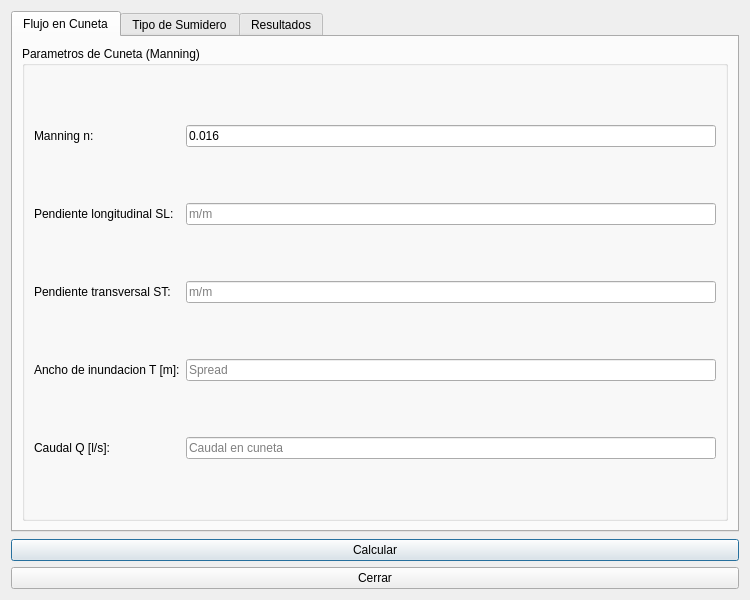
<?xml version="1.0" encoding="UTF-8"?>
<ui version="4.0">
 <class>dlg_mdu_inlet_design</class>
 <widget class="QDialog" name="dlg_mdu_inlet_design">
  <property name="geometry"><rect><x>0</x><y>0</y><width>750</width><height>600</height></rect></property>
  <property name="windowTitle"><string>Diseno de Sumideros (MDU)</string></property>
  <layout class="QVBoxLayout" name="main_layout">
   <item>
    <widget class="QTabWidget" name="mainTab">
     <widget class="QWidget" name="tab_gutter">
      <attribute name="title"><string>Flujo en Cuneta</string></attribute>
      <layout class="QVBoxLayout" name="gutter_layout">
       <item>
        <widget class="QGroupBox" name="grp_gutter">
         <property name="title"><string>Parametros de Cuneta (Manning)</string></property>
         <layout class="QGridLayout" name="grid_gutter">
          <item row="0" column="0"><widget class="QLabel" name="lbl_gutter_n"><property name="text"><string>Manning n:</string></property></widget></item>
          <item row="0" column="1"><widget class="QLineEdit" name="txt_gutter_n"><property name="text"><string>0.016</string></property></widget></item>
          <item row="1" column="0"><widget class="QLabel" name="lbl_long_slope"><property name="text"><string>Pendiente longitudinal SL:</string></property></widget></item>
          <item row="1" column="1"><widget class="QLineEdit" name="txt_long_slope"><property name="placeholderText"><string>m/m</string></property></widget></item>
          <item row="2" column="0"><widget class="QLabel" name="lbl_cross_slope"><property name="text"><string>Pendiente transversal ST:</string></property></widget></item>
          <item row="2" column="1"><widget class="QLineEdit" name="txt_cross_slope"><property name="placeholderText"><string>m/m</string></property></widget></item>
          <item row="3" column="0"><widget class="QLabel" name="lbl_gutter_width"><property name="text"><string>Ancho de inundacion T [m]:</string></property></widget></item>
          <item row="3" column="1"><widget class="QLineEdit" name="txt_gutter_width"><property name="placeholderText"><string>Spread</string></property></widget></item>
          <item row="4" column="0"><widget class="QLabel" name="lbl_flow_q"><property name="text"><string>Caudal Q [l/s]:</string></property></widget></item>
          <item row="4" column="1"><widget class="QLineEdit" name="txt_flow_q"><property name="placeholderText"><string>Caudal en cuneta</string></property></widget></item>
         </layout>
        </widget>
       </item>
      </layout>
     </widget>
     <widget class="QWidget" name="tab_inlet">
      <attribute name="title"><string>Tipo de Sumidero</string></attribute>
      <layout class="QVBoxLayout" name="inlet_layout">
       <item>
        <widget class="QGroupBox" name="grp_inlet_type">
         <property name="title"><string>Seleccion de Sumidero</string></property>
         <layout class="QGridLayout" name="grid_inlet">
          <item row="0" column="0"><widget class="QLabel" name="lbl_inlet_type"><property name="text"><string>Tipo:</string></property></widget></item>
          <item row="0" column="1"><widget class="QComboBox" name="cmb_inlet_type"/></item>
          <item row="1" column="0"><widget class="QLabel" name="lbl_inlet_length"><property name="text"><string>Largo sumidero L [m]:</string></property></widget></item>
          <item row="1" column="1"><widget class="QLineEdit" name="txt_inlet_length"><property name="text"><string>0.90</string></property></widget></item>
          <item row="2" column="0"><widget class="QLabel" name="lbl_inlet_width"><property name="text"><string>Ancho sumidero W [m]:</string></property></widget></item>
          <item row="2" column="1"><widget class="QLineEdit" name="txt_inlet_width"><property name="text"><string>0.45</string></property></widget></item>
          <item row="3" column="0"><widget class="QLabel" name="lbl_inlet_method"><property name="text"><string>Metodo:</string></property></widget></item>
          <item row="3" column="1"><widget class="QComboBox" name="cmb_inlet_method"/></item>
         </layout>
        </widget>
       </item>
       <item>
        <widget class="QGroupBox" name="grp_fhwa">
         <property name="title"><string>Parametros FHWA</string></property>
         <layout class="QGridLayout" name="grid_fhwa">
          <item row="0" column="0"><widget class="QLabel" name="lbl_perimeter"><property name="text"><string>Perimetro efectivo P [m]:</string></property></widget></item>
          <item row="0" column="1"><widget class="QLineEdit" name="txt_perimeter"/></item>
          <item row="1" column="0"><widget class="QLabel" name="lbl_clogging"><property name="text"><string>Factor de colmatacion:</string></property></widget></item>
          <item row="1" column="1"><widget class="QLineEdit" name="txt_clogging"><property name="text"><string>0.5</string></property></widget></item>
         </layout>
        </widget>
       </item>
      </layout>
     </widget>
     <widget class="QWidget" name="tab_results">
      <attribute name="title"><string>Resultados</string></attribute>
      <layout class="QVBoxLayout" name="results_layout">
       <item><widget class="QTextEdit" name="txt_results"><property name="readOnly"><bool>true</bool></property></widget></item>
       <item><widget class="QTableWidget" name="tbl_spacing"/></item>
      </layout>
     </widget>
    </widget>
   </item>
   <item>
    <layout class="QGridLayout" name="lyt_buttons">
     <item><spacer name="spacer"><property name="orientation"><enum>Qt::Horizontal</enum></property></spacer></item>
     <item><widget class="QPushButton" name="btn_calculate"><property name="text"><string>Calcular</string></property></widget></item>
     <item><widget class="QPushButton" name="btn_close"><property name="text"><string>Cerrar</string></property></widget></item>
    </layout>
   </item>
  </layout>
 </widget>
 <resources/>
 <connections/>
</ui>
